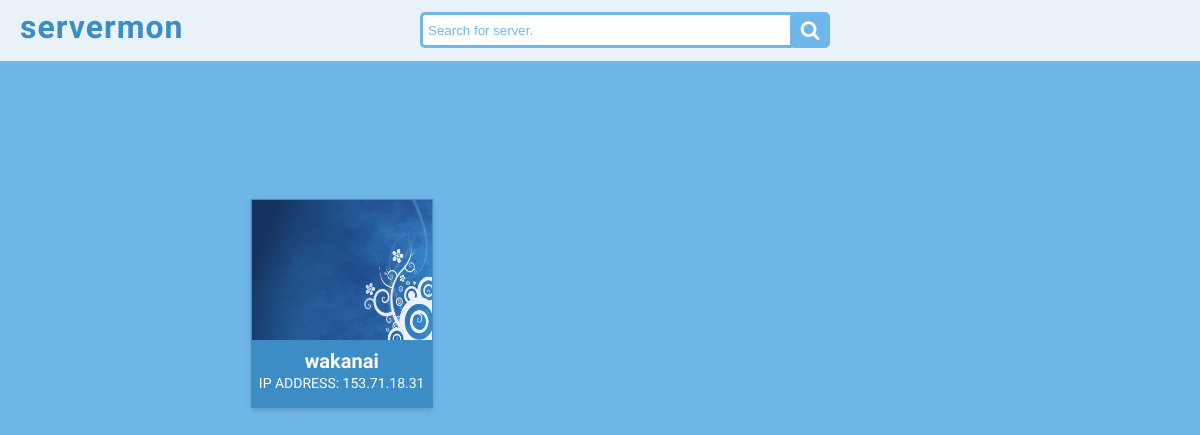
The app's page /, older data.
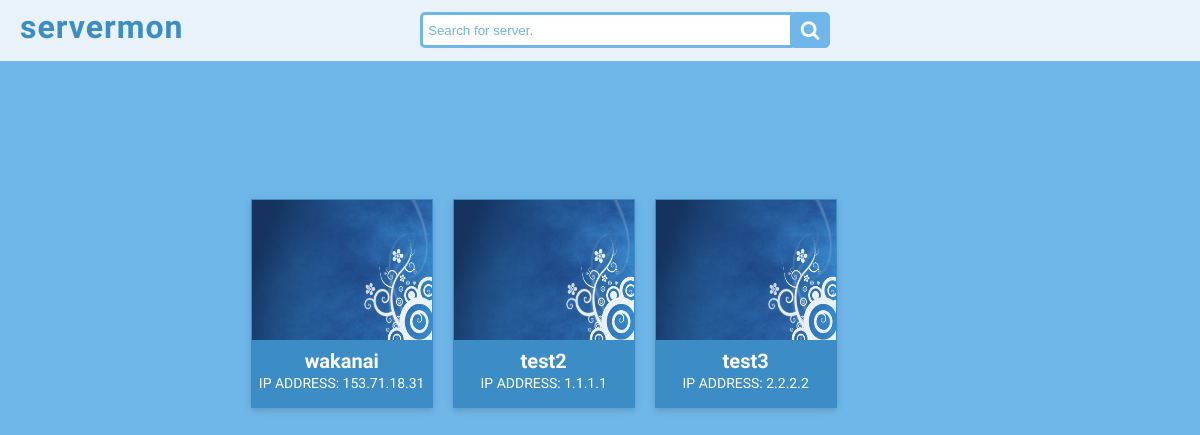
The same page, newer data.
### servermon/models.py (models this page shows, shortened)
class Server(models.Model):
    name = models.CharField(max_length=120)
    processor = models.CharField(max_length=120)
    memory = models.CharField(max_length=120)
    arch = models.CharField(max_length=120)
    system = models.CharField(max_length=120)
    ipaddress = models.CharField(max_length=30)
    mac = models.CharField( max_length=30)
    channel_reply = models.CharField(max_length=255)

### servermon/views.py (the view)
# urls.py: url(r'^$', server_list, name='server_list'),
def server_list(request):
    queryset = Server.objects.all()
    context = {
        'object_list': queryset
    }
    return render(request, 'index.html', context)

### templates/index.html
{% extends "base.html" %}
{% load static %}
{% block content %}
    <div class='wrapper card-view'>
      <div class='card-container'>
        {% for obj in object_list %}
        <figure class='card'>
          <img src="{% static 'servermon/assets/centos.jpg' %}">
          <figcaption>
            <h4>{{ obj.name }}</h4>
            <span cardid='{{ obj.id }}'>IP ADDRESS: {{ obj.ipaddress }}</span>
          </figcaption>
        </figure>
        {% endfor %}
      </div>
    </div>
{% endblock content %}

Row changes from the older to the newer data that the page shows:
added Server: name "test2", ipaddress "1.1.1.1"
added Server: name "test3", ipaddress "2.2.2.2"
